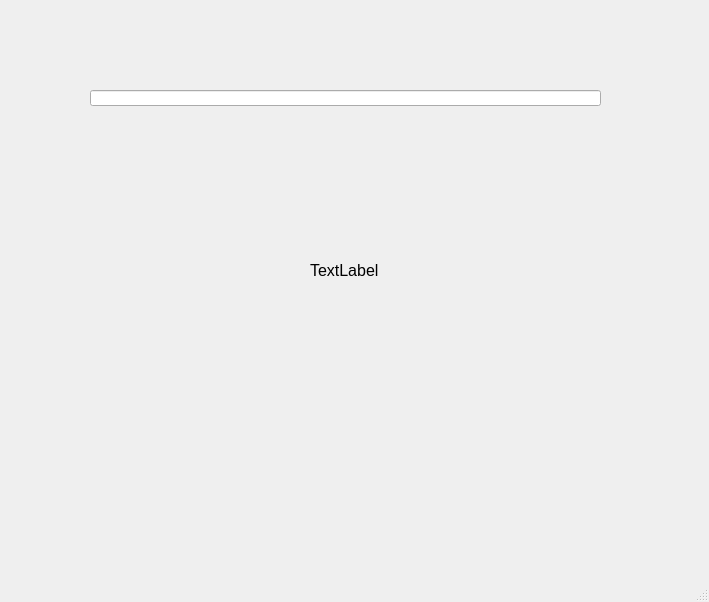
<?xml version="1.0" encoding="UTF-8"?>
<ui version="4.0">
 <class>MainWindow</class>
 <widget class="QMainWindow" name="MainWindow">
  <property name="geometry">
   <rect>
    <x>0</x>
    <y>0</y>
    <width>709</width>
    <height>602</height>
   </rect>
  </property>
  <property name="windowTitle">
   <string>MainWindow</string>
  </property>
  <widget class="QWidget" name="centralwidget">
   <widget class="QLineEdit" name="lineEdit">
    <property name="geometry">
     <rect>
      <x>90</x>
      <y>90</y>
      <width>511</width>
      <height>16</height>
     </rect>
    </property>
   </widget>
   <widget class="QLabel" name="label">
    <property name="geometry">
     <rect>
      <x>310</x>
      <y>250</y>
      <width>71</width>
      <height>41</height>
     </rect>
    </property>
    <property name="text">
     <string>&lt;html&gt;&lt;head/&gt;&lt;body&gt;&lt;p&gt;&lt;span style=&quot; font-size:12pt;&quot;&gt;TextLabel&lt;/span&gt;&lt;/p&gt;&lt;/body&gt;&lt;/html&gt;</string>
    </property>
   </widget>
  </widget>
  <widget class="QMenuBar" name="menubar">
   <property name="geometry">
    <rect>
     <x>0</x>
     <y>0</y>
     <width>709</width>
     <height>21</height>
    </rect>
   </property>
  </widget>
  <widget class="QStatusBar" name="statusbar"/>
 </widget>
 <resources/>
 <connections/>
</ui>
